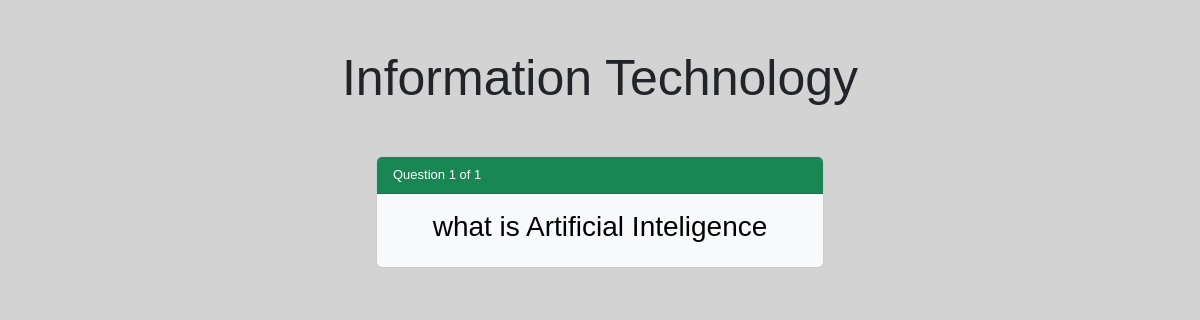
The app's page /quiz/3/0/, older data.
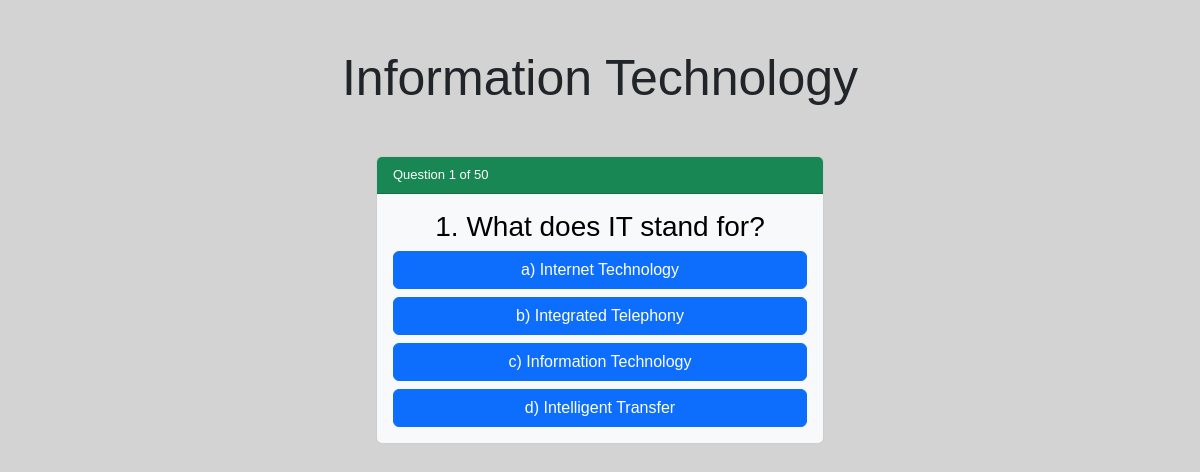
The same page, newer data.
### ITwebapp/models.py (models this page shows, shortened)
class Quiz(models.Model):
    title = models.CharField(max_length=200)

class Question(models.Model):
    quiz = models.ForeignKey(Quiz, related_name="questions", on_delete=models.CASCADE)
    text = models.CharField(max_length=500)

class Answer(models.Model):
    question = models.ForeignKey(Question, related_name="answers", on_delete=models.CASCADE)
    text = models.CharField(max_length=200)
    is_correct = models.BooleanField(default=False)

### ITwebapp/views.py (the view)
# urls.py: path("quiz/<int:quiz_id>/<int:q_index>/", views.quiz_detail, name="quiz_detail"),
def quiz_detail(request, quiz_id, q_index=0):
    quiz = get_object_or_404(Quiz, id=quiz_id)
    questions = quiz.questions.all()
    if q_index == 0:
        scores = request.session.get("scores", {})
        scores[str(quiz_id)] = 0
        request.session["scores"] = scores
    if q_index >= len(questions):
        return redirect("quiz_list")
    question = questions[q_index]
    return render(request, "quiz/quiz_detail.html", {
        "quiz": quiz,
        "question": question,
        "q_index": q_index,
        "total": len(questions),
    })

### ITwebapp/templates/quiz/quiz_detail.html (shortened to what this page needs)
{% load static %}
<!DOCTYPE html>
<html>
    <head>
        <link href="https://cdn.jsdelivr.net/npm/bootstrap@5.3.8/dist/css/bootstrap.min.css" rel="stylesheet">
        <link rel="stylesheet" type="text/css" href="{% static '/css/nav.css' %}">
        <link rel="stylesheet" type="text/css" href="{% static '/css/main.css' %}">
        <link rel="stylesheet" type="text/css" href="{% static '/css/text.css' %}">
        <link rel="stylesheet" type="text/css" href="{% static '/css/layout.css' %}">
    </head>
  <body>
    <h2 class="text-center my-5">{{ quiz.title }}</h2>
    <div class="d-flex justify-content-center">
      <div class="card text-bg-light mb-3" style="width: 28rem;">
        <div class="card-header text-bg-success ">Question {{ q_index|add:1 }} of {{ total }}</div>
        <div class="card-body">
          <h3 class="card-title text-center">{{ question.text }}</h5>
          <div class="d-grid gap-2">
            {% for answer in question.answers.all %}
                <a href="{% url 'answer_question' quiz.id q_index answer.id %} " class="btn btn-primary w-100">
                  {{ answer.text }}
                </a>
            {% endfor %}
            </div>
        </div>
    </div>
  </body>
</html>

### ITwebapp/static/css/main.css (style rules this page uses)
body { font-family: Arial; font-size: small; background: lightgray; }

### ITwebapp/static/css/text.css (style rules this page uses)
h2 { font-size: 50px; }

Row changes from the older to the newer data that the page shows:
removed Question: text "what is Artificial Inteligence"
added Question: text "1. What does IT stand for?"
added Answer: text "a) Internet Technology"
added Answer: text "b) Integrated Telephony"
added Answer: text "c) Information Technology"
added Answer: text "d) Intelligent Transfer"
Text that changed along with them:
{{ total }}: "1" → "50"
